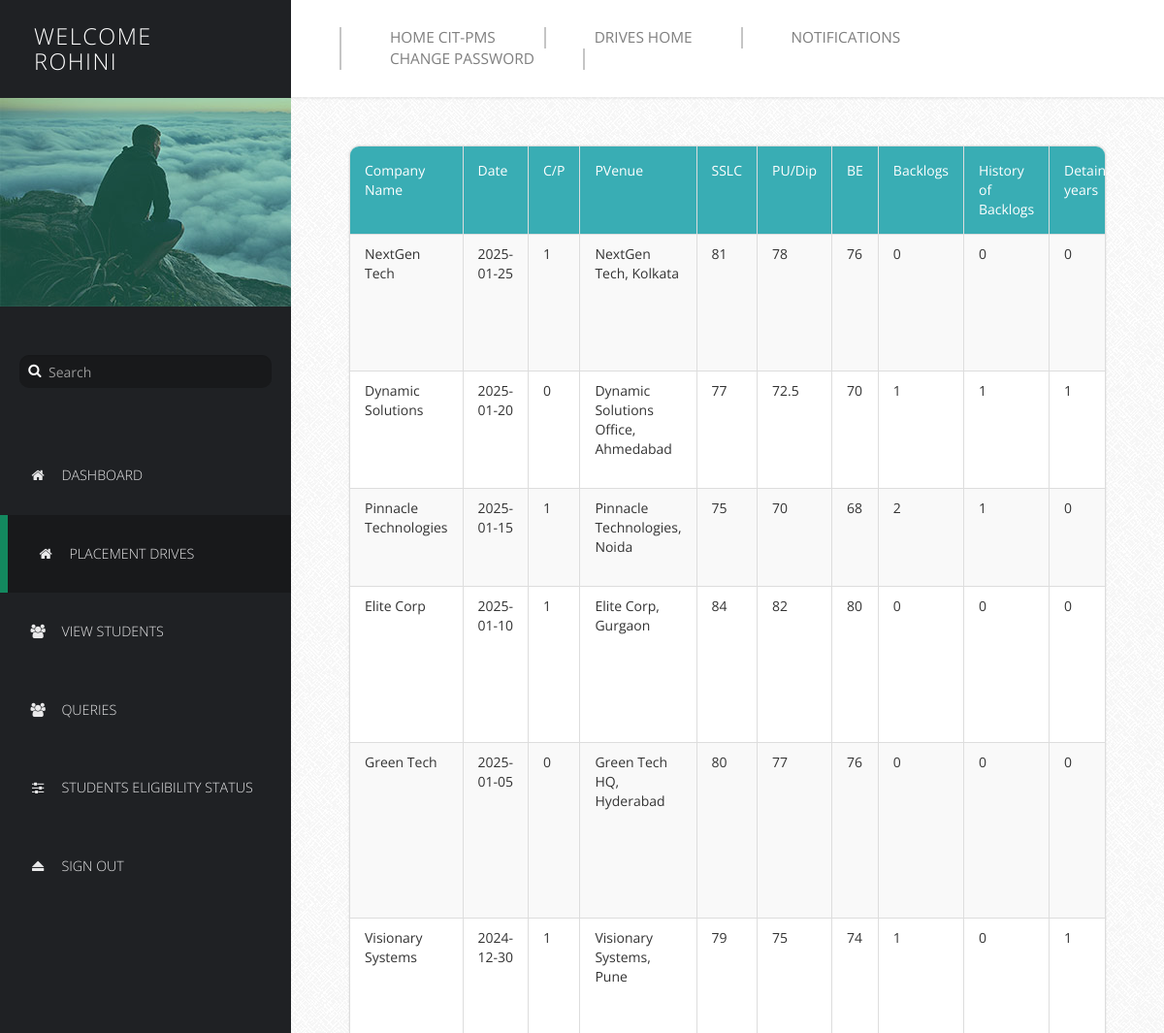
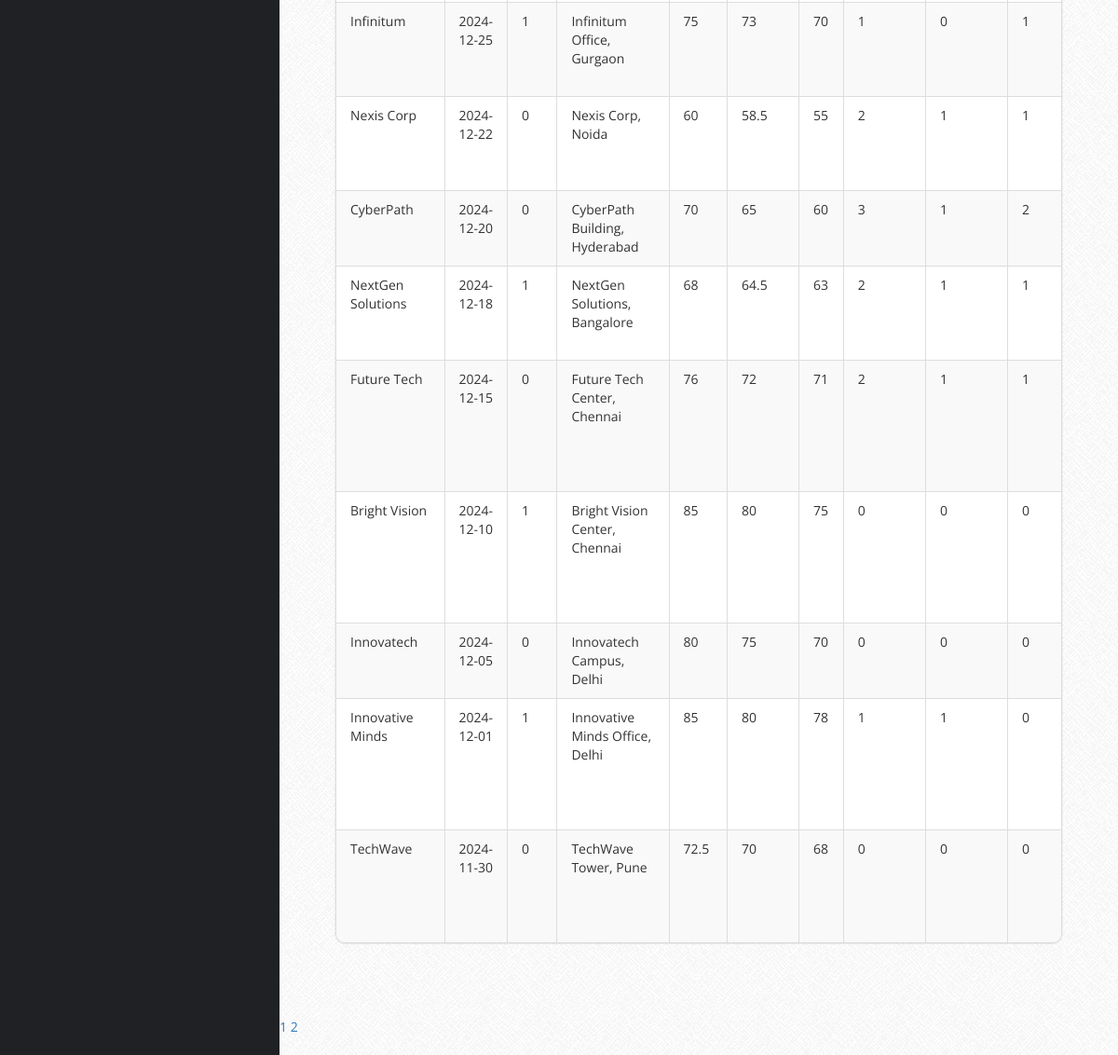
The page /Profilers/PProfile/Placement Drives/Companydetails.php (signed in) on the database its author committed (2 pictures, top to bottom).
### tables this page shows
CREATE TABLE IF NOT EXISTS `addpdrive` (
  `CompanyName` varchar(255) NOT NULL,
  `Date` date NOT NULL,
  `C/P` tinyint(1) NOT NULL DEFAULT '0',
  `PVenue` varchar(255) NOT NULL,
  `SSLC` float NOT NULL,
  `PU/Dip` float NOT NULL,
  `BE` float NOT NULL,
  `Backlogs` int(11) NOT NULL,
  `HofBacklogs` tinyint(1) NOT NULL,
  `DetainYears` int(11) NOT NULL,
  `ODetails` text,
  PRIMARY KEY (`CompanyName`,`Date`)
);

### Profilers/PProfile/Placement Drives/CompanyDetails.php (the view, shortened to what this page needs)
<?php
$connect = mysqli_connect("localhost", "harsh", "harsh2005", "placement");
?>
<!DOCTYPE html>
<html lang="en">
<head>
    <link href="../css/font-awesome.min.css" rel="stylesheet">
    <link href="../css/bootstrap.min.css" rel="stylesheet">
    <link href="../css/templatemo-style.css" rel="stylesheet">
</head>
<body>
    <div class="templatemo-flex-row">
        <div class="templatemo-sidebar">
            <header class="templatemo-site-header">
                <?php
                $Welcome = "Welcome";
                echo "<h1>" . $Welcome . "<br>" . $_SESSION['pusername'] . "</h1><br>";
                ?>
            </header>
            <div class="profile-photo-container">
                <img src="../images/profile-photo.jpg" alt="Profile Photo" class="img-responsive">
                <div class="profile-photo-overlay"></div>
            </div>
            <form class="templatemo-search-form" role="search">
                <div class="input-group">
                    <button type="submit" class="fa fa-search"></button>
                    <input type="text" class="form-control" placeholder="Search" name="srch-term" id="srch-term">
                </div>
            </form>
            <nav class="templatemo-left-nav">
                <ul>
                    <li><a href="../login.php"><i class="fa fa-home fa-fw"></i>Dashboard</a></li>
                    <li><a href="../Placement Drives.php" class="active"><i class="fa fa-home fa-fw"></i>Placement Drives</a></li>
                    <li><a href="../manage-users.php"><i class="fa fa-users fa-fw"></i>View Students</a></li>
                    <li><a href="../queries.php"><i class="fa fa-users fa-fw"></i>Queries</a></li>
                    <li><a href="../Students Eligibility.php"><i class="fa fa-sliders fa-fw"></i>Students Eligibility Status</a></li>
                    <li><a href="../logout.php"><i class="fa fa-eject fa-fw"></i>Sign Out</a></li>
                </ul>
            </nav>
        </div>
        <div class="templatemo-content col-1 light-gray-bg">
            <div class="templatemo-top-nav-container">
                <div class="row">
                    <nav class="templatemo-top-nav col-lg-12 col-md-12">
                        <ul class="text-uppercase">
                            <li><a href="../../Homepage/index.php">Home CIT-PMS</a></li>
                            <li><a href="">Drives Home</a></li>
                            <li><a href="Notif.php">Notifications</a></li>
                            <li><a href="Change Password.php">Change Password</a></li>
                        </ul>
                    </nav>
                </div>
            </div>
            <div class="templatemo-content-container">
                <div class="templatemo-content-widget no-padding">
                    <div class="panel panel-default table-responsive">
                        <table class="table table-striped table-bordered templatemo-user-table">
                            <thead>
                                <tr>
                                    <td><a class="white-text templatemo-sort-by">Company Name </a></td>
                                    <td><a class="white-text templatemo-sort-by">Date </a></td>
                                    <td><a class="white-text templatemo-sort-by">C/P</a></td>
                                    <td><a class="white-text templatemo-sort-by">PVenue</a></td>
                                    <td><a class="white-text templatemo-sort-by">SSLC</a></td>
                                    <td><a class="white-text templatemo-sort-by">PU/Dip</a></td>
                                    <td><a class="white-text templatemo-sort-by">BE</a></td>
                                    <td><a class="white-text templatemo-sort-by">Backlogs</a></td>
                                    <td><a class="white-text templatemo-sort-by">History of Backlogs</a></td>
                                    <td><a class="white-text templatemo-sort-by">Detain years</a></td>
                                </tr>
                            </thead>
                            <tbody>
                                <?php
                                $num_rec_per_page = 15;
                                $currentpage = (isset($_GET['page']) ? $_GET['page'] : 1);
                                $start_from = ($currentpage - 1) * $num_rec_per_page;
                                $sql = "SELECT * FROM addpdrive ORDER BY Date DESC LIMIT $start_from, $num_rec_per_page";
                                $rs_result = mysqli_query($connect, $sql);
                                while ($row = mysqli_fetch_assoc($rs_result)) {
                                    echo "<tr>";
                                    echo "<td>" . $row['CompanyName'] . "</td>";
                                    echo "<td>" . $row['Date'] . "</td>";
                                    echo "<td>" . $row['C/P'] . "</td>";
                                    echo "<td>" . $row['PVenue'] . "</td>";
                                    echo "<td>" . $row['SSLC'] . "</td>";
                                    echo "<td>" . $row['PU/Dip'] . "</td>";
                                    echo "<td>" . $row['BE'] . "</td>";
                                    echo "<td>" . $row['Backlogs'] . "</td>";
                                    echo "<td>" . $row['HofBacklogs'] . "</td>";
                                    echo "<td>" . $row['DetainYears'] . "</td>";
                                    echo "</tr>";
                                }
                                ?>
                            </tbody>
                        </table>
                    </div>
                </div>
            </div>
            <div class="pagination">
                <?php
                $result = mysqli_query($connect, "SELECT COUNT(*) FROM addpdrive");
                $row = mysqli_fetch_row($result);
                $total_records = $row[0];
                $total_pages = ceil($total_records / $num_rec_per_page);
                for ($i = 1; $i <= $total_pages; $i++) {
                    echo "<a href='CompanyDetails.php?page=" . $i . "'>" . $i . "</a> ";
                }
                ?>
            </div>
        </div>
    </div>
</body>
</html>

### Profilers/PProfile/css/templatemo-style.css (style rules this page uses)
* { font-family: 'Open Sans', sans-serif; }
body { font-size: 13px; }
body, .templatemo-left-nav { background: #1f2124; }
h1, h2, h3 { margin: 0; }
ul { list-style-type: none; margin: 0; padding: 0; }
nav li { font-size: 1.1em; list-style: none; text-transform: uppercase; }
.white-text { color: white; }
.light-gray-bg { font-family:"Trebuchet MS", "Myriad Pro", Arial, sans-serif; font-size:14px; background:#f4f4f4 url(../images/bg.png) repeat top left; color:#333; overflow-y:scroll; }
.templatemo-sidebar { width: 300px; }
.templatemo-site-header { margin: 25px 30px; }
.templatemo-site-header h1 { color: white; display: inline-block; font-size: 1.8em; font-weight: 300; letter-spacing: 1.5px; margin: 0 5px; text-transform: uppercase; vertical-align: middle; }
.profile-photo-container { position: relative; }
.profile-photo-overlay { background-color: rgba(4, 152, 114, 0.35); position: absolute; top: 0; left: 0; width: 100%; height: 100%; transition: all 0.3s ease; }
.templatemo-search-form { font-size: 1.1em; margin: 50px 20px; }
.templatemo-search-form .input-group { width: 100%; }
.templatemo-search-form .input-group .form-control { background-color: #18191b; border: none; border-radius: 10px; color: #DDD; padding-left: 30px; }
.templatemo-search-form .input-group { position: relative; }
.fa-search { height:32px; width:32px; border: none; cursor: pointer; color:white; background:transparent; position:absolute; top: 0; left: 0; z-index: 100; }
.templatemo-left-nav li { font-weight: 300; }
.templatemo-left-nav a.active, .templatemo-left-nav a:hover { background: #18191b; border-left: 8px solid #13895F; }
.templatemo-left-nav a { color: #e9e9ea; display: block; padding: 30px; transition: all 0.3s ease; }
.templatemo-left-nav .fa { margin-right: 15px; }
.templatemo-top-nav-container { background-color: white; padding: 28px 50px; box-shadow: 0px 0px 2px 2px rgba(161, 159, 159, 0.18); }
.templatemo-top-nav li { float: left; list-style: none; }
.templatemo-top-nav a { color: #7f7f7f; display: block; padding: 0 50px; border-left: 2px solid #c5c5c5; }
.templatemo-top-nav li:last-child a { border-right: 2px solid #c5c5c5; }
.templatemo-content { margin-top: 0px; min-height: 600px; padding: 0; overflow-x: hidden; }
.templatemo-content-container { padding: 40px 50px; }
.templatemo-flex-row { display: -webkit-flex; display: -ms-flexbox; display: flex; }
.col-1 { -webkit-flex: 1; -ms-flex: 1; flex: 1; }
.templatemo-content-widget { border-radius: 10px; padding: 30px; position: relative; margin: 10px; box-shadow: 0px 0px 1px 1px rgba(161, 159, 159, 0.1); }
.templatemo-content-widget.no-padding { padding: 0; }
.panel { border-radius: 10px; }
.table { margin-bottom: 0; }
.table>tbody>tr>td { padding: 10px 15px; }
.table>thead>tr>td { padding: 15px; }
.templatemo-user-table thead { background-color: #39ADB4; color: white; }
.panel>.table-responsive:last-child>.table:last-child, .panel>.table:last-child { border-bottom-right-radius: 10px; border-bottom-left-radius: 10px; }
.panel>.table:first-child { border-top-left-radius: 10px; border-top-right-radius: 10px; }
@media only screen and (min-width: 768px) { .templatemo-left-nav { display: block !important; } }

### rows shown on the page
addpdrive: CompanyName "NextGen Tech", Date "2025-01-25", value "1", PVenue "NextGen Tech, Kolkata", SSLC "81", value "78", BE "76", Backlogs "0", HofBacklogs "0", DetainYears "0"
addpdrive: CompanyName "Dynamic Solutions", Date "2025-01-20", value "0", PVenue "Dynamic Solutions Office, Ahmedabad", SSLC "77", value "72.5", BE "70", Backlogs "1", HofBacklogs "1", DetainYears "1"
addpdrive: CompanyName "Pinnacle Technologies", Date "2025-01-15", value "1", PVenue "Pinnacle Technologies, Noida", SSLC "75", value "70", BE "68", Backlogs "2", HofBacklogs "1", DetainYears "0"
addpdrive: CompanyName "Elite Corp", Date "2025-01-10", value "1", PVenue "Elite Corp, Gurgaon", SSLC "84", value "82", BE "80", Backlogs "0", HofBacklogs "0", DetainYears "0"
addpdrive: CompanyName "Green Tech", Date "2025-01-05", value "0", PVenue "Green Tech HQ, Hyderabad", SSLC "80", value "77", BE "76", Backlogs "0", HofBacklogs "0", DetainYears "0"
addpdrive: CompanyName "Visionary Systems", Date "2024-12-30", value "1", PVenue "Visionary Systems, Pune", SSLC "79", value "75", BE "74", Backlogs "1", HofBacklogs "0", DetainYears "1"
addpdrive: CompanyName "Infinitum", Date "2024-12-25", value "1", PVenue "Infinitum Office, Gurgaon", SSLC "75", value "73", BE "70", Backlogs "1", HofBacklogs "0", DetainYears "1"
addpdrive: CompanyName "Nexis Corp", Date "2024-12-22", value "0", PVenue "Nexis Corp, Noida", SSLC "60", value "58.5", BE "55", Backlogs "2", HofBacklogs "1", DetainYears "1"
addpdrive: CompanyName "CyberPath", Date "2024-12-20", value "0", PVenue "CyberPath Building, Hyderabad", SSLC "70", value "65", BE "60", Backlogs "3", HofBacklogs "1", DetainYears "2"
addpdrive: CompanyName "NextGen Solutions", Date "2024-12-18", value "1", PVenue "NextGen Solutions, Bangalore", SSLC "68", value "64.5", BE "63", Backlogs "2", HofBacklogs "1", DetainYears "1"
addpdrive: CompanyName "Future Tech", Date "2024-12-15", value "0", PVenue "Future Tech Center, Chennai", SSLC "76", value "72", BE "71", Backlogs "2", HofBacklogs "1", DetainYears "1"
addpdrive: CompanyName "Bright Vision", Date "2024-12-10", value "1", PVenue "Bright Vision Center, Chennai", SSLC "85", value "80", BE "75", Backlogs "0", HofBacklogs "0", DetainYears "0"
addpdrive: CompanyName "Innovatech", Date "2024-12-05", value "0", PVenue "Innovatech Campus, Delhi", SSLC "80", value "75", BE "70", Backlogs "0", HofBacklogs "0", DetainYears "0"
addpdrive: CompanyName "Innovative Minds", Date "2024-12-01", value "1", PVenue "Innovative Minds Office, Delhi", SSLC "85", value "80", BE "78", Backlogs "1", HofBacklogs "1", DetainYears "0"
addpdrive: CompanyName "TechWave", Date "2024-11-30", value "0", PVenue "TechWave Tower, Pune", SSLC "72.5", value "70", BE "68", Backlogs "0", HofBacklogs "0", DetainYears "0"

### other values the page prints
$Welcome "WELCOME"
$_SESSION['pusername'] "ROHINI"
